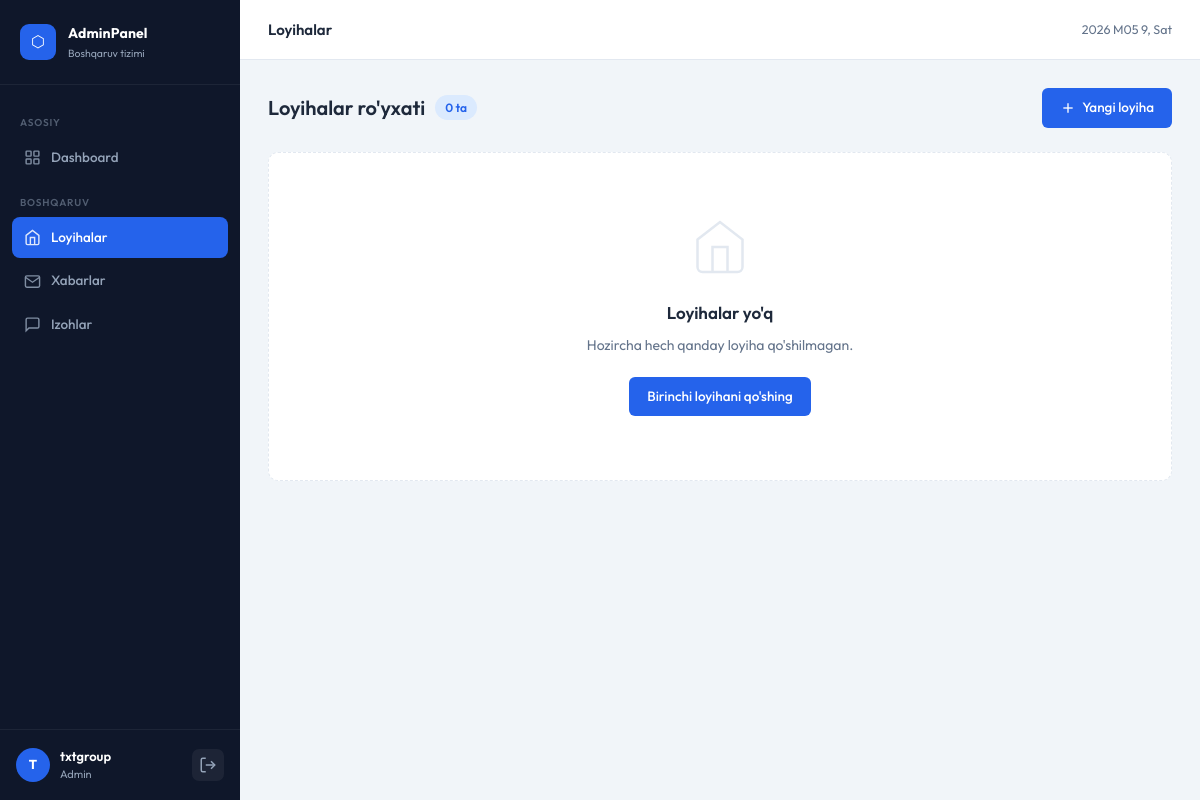
The page /management/projects/ (signed in) on the database as committed earlier.
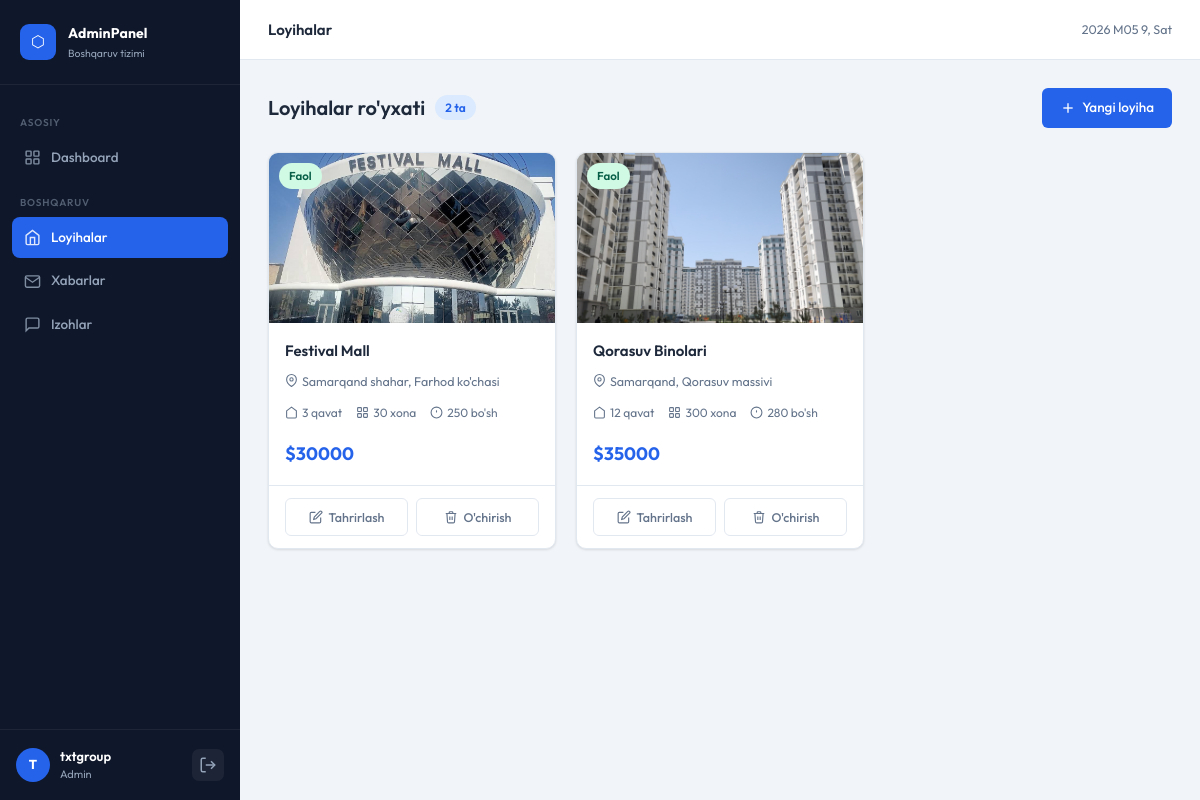
The same page on the database as committed later.
### core/models.py (models this page shows, shortened)
class Project(models.Model):
    STATUS_CHOICES = [
        ('active', 'Faol'),
        ('sold_out', 'Tugagan'),
        ('upcoming', 'Kutilmoqda'),
    ]
    image = models.ImageField(upload_to='project_images/', verbose_name="Rasm")
    name = models.CharField(max_length=100, verbose_name="Nomi")
    description = models.TextField(verbose_name="Tavsif")
    rooms = models.IntegerField(verbose_name="Xonalar soni")
    floor = models.IntegerField(verbose_name="Qavatlar soni")
    location = models.CharField(max_length=100, verbose_name="Joylashuv")
    available_numbers = models.IntegerField(verbose_name="Bo'sh xonalar")
    price = models.DecimalField(max_digits=12, decimal_places=2, verbose_name="Narx ($)")
    status = models.CharField(
        max_length=20,
        choices=STATUS_CHOICES,
        default='active',
        verbose_name="Holati"
    )
    created_at = models.DateTimeField(auto_now_add=True)
    class Meta:
        ordering = ['-created_at']
        verbose_name = "Loyiha"
        verbose_name_plural = "Loyihalar"

### managers/views.py (the view)
# urls.py: path('projects/', views.projects_list, name='projects'),
@login_required(login_url='/management/')
def projects_list(request):
    projects = Project.objects.all()
    return render(request, 'management/projects.html', {'projects': projects})

### managers/templates/management/projects.html (shortened to what the changed rows need)
{% extends 'management/base_management.html' %}
{% load static %}
{% block page_styles %}
<link rel="stylesheet" href="{% static 'management/styles/projects.css' %}">
{% endblock %}
{% block page_content %}
<div class="projects-page">
  <div class="page-toolbar">
    <div class="toolbar-left">
      <h2 class="page-heading">Loyihalar ro'yxati</h2>
      <span class="count-badge">{{ projects|length }} ta</span>
    </div>
  </div>
  {% if projects %}
  <div class="projects-grid">
    {% for project in projects %}
    <div class="project-card">
      <div class="project-img-wrap">
        {% if project.image %}
          <img src="{{ project.image.url }}" alt="{{ project.name }}" class="project-img">
        {% endif %}
        <div class="project-status-badge status-{{ project.status }}">
          {% if project.status == 'active' %}Faol
          {% elif project.status == 'sold_out' %}Tugagan
          {% else %}Kutilmoqda{% endif %}
        </div>
      </div>
      <div class="project-body">
        <h3 class="project-name">{{ project.name }}</h3>
        <p class="project-location">
          <svg viewBox="0 0 24 24" fill="none" stroke="currentColor" stroke-width="2" width="13" height="13">
            <path d="M21 10c0 7-9 13-9 13s-9-6-9-13a9 9 0 0 1 18 0z"/>
            <circle cx="12" cy="10" r="3"/>
          </svg>
          {{ project.location }}
        </p>
        <div class="project-meta">
          <div class="meta-item">
            <svg viewBox="0 0 24 24" fill="none" stroke="currentColor" stroke-width="2" width="13" height="13">
              <path d="M3 9l9-7 9 7v11a2 2 0 0 1-2 2H5a2 2 0 0 1-2-2z"/>
            </svg>
            <span>{{ project.floor }} qavat</span>
          </div>
          <div class="meta-item">
            <svg viewBox="0 0 24 24" fill="none" stroke="currentColor" stroke-width="2" width="13" height="13">
              <rect x="3" y="3" width="7" height="7" rx="1"/>
              <rect x="14" y="3" width="7" height="7" rx="1"/>
              <rect x="3" y="14" width="7" height="7" rx="1"/>
              <rect x="14" y="14" width="7" height="7" rx="1"/>
            </svg>
            <span>{{ project.rooms }} xona</span>
          </div>
          <div class="meta-item">
            <svg viewBox="0 0 24 24" fill="none" stroke="currentColor" stroke-width="2" width="13" height="13">
              <circle cx="12" cy="12" r="10"/>
              <line x1="12" y1="8" x2="12" y2="12"/>
              <line x1="12" y1="16" x2="12.01" y2="16"/>
            </svg>
            <span>{{ project.available_numbers }} bo'sh</span>
          </div>
        </div>
        <div class="project-price">${{ project.price|floatformat:0 }}</div>
      </div>
      <div class="project-actions">
        <a href="{% url 'management:project_edit' project.pk %}" class="action-btn edit-btn">
          <svg viewBox="0 0 24 24" fill="none" stroke="currentColor" stroke-width="2" width="14" height="14">
            <path d="M11 4H4a2 2 0 0 0-2 2v14a2 2 0 0 0 2 2h14a2 2 0 0 0 2-2v-7"/>
            <path d="M18.5 2.5a2.121 2.121 0 0 1 3 3L12 15l-4 1 1-4 9.5-9.5z"/>
          </svg>
          Tahrirlash
        </a>
        <button class="action-btn delete-btn"
                data-id="{{ project.pk }}"
                data-name="{{ project.name }}"
                onclick="confirmDelete(this)">
          <svg viewBox="0 0 24 24" fill="none" stroke="currentColor" stroke-width="2" width="14" height="14">
            <polyline points="3 6 5 6 21 6"/>
            <path d="M19 6l-1 14a2 2 0 0 1-2 2H8a2 2 0 0 1-2-2L5 6"/>
            <path d="M10 11v6"/><path d="M14 11v6"/>
            <path d="M9 6V4a1 1 0 0 1 1-1h4a1 1 0 0 1 1 1v2"/>
          </svg>
          O'chirish
        </button>
      </div>
    </div>
    {% endfor %}
  </div>
  {% else %}
  <div class="empty-page">
    <div class="empty-icon">
      <svg viewBox="0 0 24 24" fill="none" stroke="currentColor" stroke-width="1" width="60" height="60">
        <path d="M3 9l9-7 9 7v11a2 2 0 0 1-2 2H5a2 2 0 0 1-2-2z"/>
        <polyline points="9 22 9 12 15 12 15 22"/>
      </svg>
    </div>
    <h3>Loyihalar yo'q</h3>
    <p>Hozircha hech qanday loyiha qo'shilmagan.</p>
    <a href="{% url 'management:project_add' %}" class="btn btn-primary">Birinchi loyihani qo'shing</a>
  </div>
  {% endif %}
</div>
{% endblock %}

Rows that differ between the two databases and show on the page:
added Project: image (picture), status "Faol", name "Festival Mall", location "Samarqand shahar, Farhod ko'chasi", floor "3", rooms "30", available_numbers "250", price "30000"
added Project: image (picture), status "Faol", name "Qorasuv Binolari", location "Samarqand, Qorasuv massivi", floor "12", rooms "300", available_numbers "280", price "35000"
Other text that changed with them:
{{ projects|length }}: "0" → "2"
text no longer shown: "Loyihalar yo'q Hozircha hech qanday loyiha qo'shilmagan. Birinchi loyihani qo'shing"
